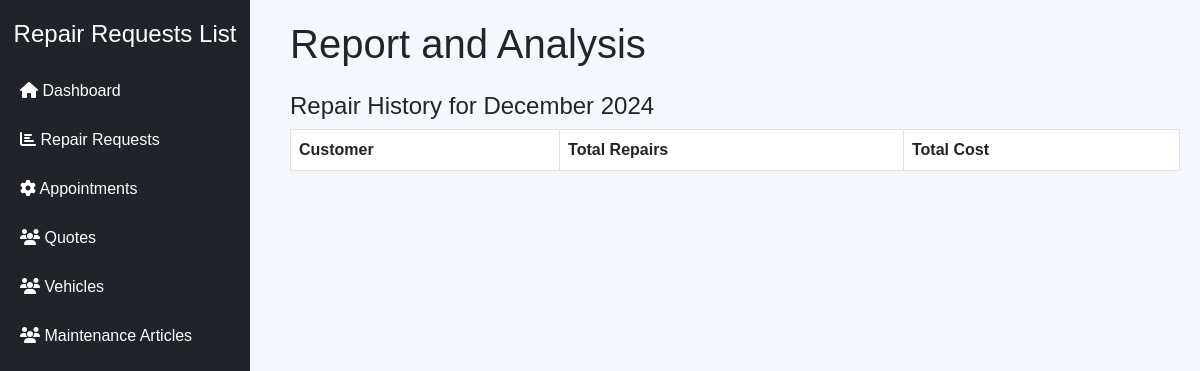
/admin-dashboard/, run on an earlier commit of the app's database.
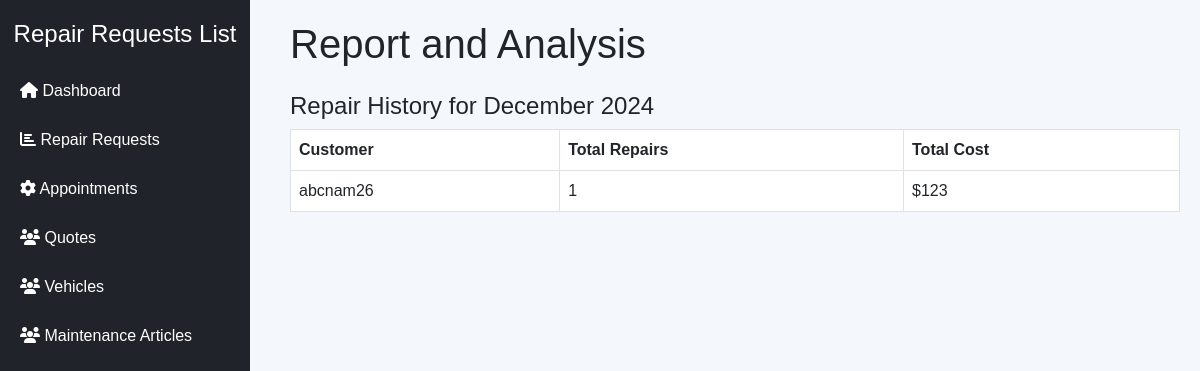
And on a later commit of the database.
### main/models.py (models this page shows)
class User(AbstractUser):
    ROLE_CHOICES = [('User', 'User'), ('Admin', 'Admin')]
    role = models.CharField(max_length=10, choices=ROLE_CHOICES, default='User')
    groups = models.ManyToManyField(
        Group,
        related_name="custom_user_set",
        blank=True,
        help_text="The groups this user belongs to.",
        verbose_name="groups",
    )
    user_permissions = models.ManyToManyField(
        Permission,
        related_name="custom_user_permissions_set",
        blank=True,
        help_text="Specific permissions for this user.",
        verbose_name="user permissions",
    )

### main/views.py (the view)
# urls.py: path('admin-dashboard/', views.admin_dashboard, name='admin_dashboard'),
def admin_dashboard(request):
    now = datetime.now()
    report_data = Appointment.objects.filter(
        appointment_date__year=now.year, appointment_date__month=now.month
    ).values('user__username').annotate(
        total_appointments=Count('id'),
        total_cost=Sum('cost')  # Tổng chi phí của các appointment cho từng user
    ).order_by('-total_appointments')
    return render(request, 'dashboard/admin_dashboard.html', {
        'report_data': report_data,
        'month': now.strftime('%B %Y')
    })

### main/templates/dashboard/admin_dashboard.html (shortened to what this page needs)
<!DOCTYPE html>
<html lang="en">
<head>
    <link rel="stylesheet" href="https://cdn.jsdelivr.net/npm/bootstrap@5.3.0-alpha1/dist/css/bootstrap.min.css">
    <link rel="stylesheet" href="https://cdnjs.cloudflare.com/ajax/libs/font-awesome/6.3.0/css/all.min.css">
</head>
<body>
    {% include 'components/sidebar.html' %}
        <div class="content">
            <h1 class="mb-4">Report and Analysis</h1>
            <h4>Repair History for {{ month }}</h4>
            <table class="table table-bordered">
                <thead>
                    <tr>
                        <th>Customer</th>
                        <th>Total Repairs</th>
                        <th>Total Cost</th>
                    </tr>
                </thead>
                <tbody>
                    {% for data in report_data %}
                    <tr>
                        <td>{{ data.user__username }}</td>
                        <td>{{ data.total_appointments  }}</td>
                        <td>${{ data.total_cost|default:"0.00" }}</td>
                    </tr>
                    {% endfor %}
                </tbody>
            </table>
        </div>
</body>
</html>

What changed in the data, as far as the page shows it:
now on this page (row edited): User: user__username "abcnam26", total_appointments "1", total_cost "123"
